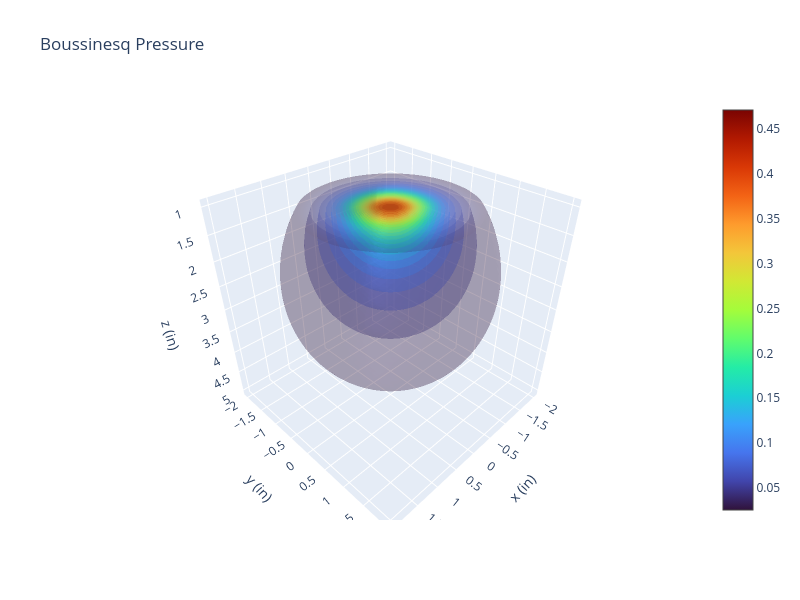

Notebook cell for this chart:
### Code cell
X, Y, Z = np.mgrid[-2:2:40j, -2:2:40j, 1:5:40j]
x, y, z = X.flatten(), Y.flatten(), Z.flatten()

values = [bous(Point_3d(x=ix, y=iy, z=iz)) for ix, iy, iz in zip(x, y, z)]
# for value in values:
#     print(value)

isomin, isomax = find_extreme(values, min), find_extreme(values, max)
print(f"{isomin=}, {isomax=}")
fig = go.Figure(data=go.Volume(
    x=x,
    y=y,
    z=z,
    value=values,
    isomin=(isomin + (isomax - isomin)*0.05),
    isomax=isomax,
    opacity=0.2, # needs to be small to see through all surfaces
    surface_count=25, # needs to be a large number for good volume rendering,
    colorscale='Turbo'
    ))


fig.update_layout(title=f"Boussinesq Pressure",
                  width = 800, height=600,
                  scene=dict(
                      xaxis_title="x (in)",
                      yaxis_title = "y (in)",
                      zaxis_title = "z (in)",
                      zaxis=dict(autorange="reversed")
                    )
                  )
fig.show()

### Figure 1 — Plotly figure (JSON) as saved in the notebook; plotly's stock layout.template omitted (floating-point values rounded to 4 significant figures; data arrays with more than 128 entries replaced by an {"elided": "..."} marker saying what was removed)
{"data": [{"colorscale": [[0.0, "#30123b"], [0.07143, "#4145ab"], [0.1429, "#4675ed"], [0.2143, "#39a2fc"], [0.2857, "#1bcfd4"], [0.3571, "#24eca6"], [0.4286, "#61fc6c"], [0.5, "#a4fc3b"], [0.5714, "#d1e834"], [0.6429, "#f3c63a"], [0.7143, "#fe9b2d"], [0.7857, "#f36315"], [0.8571, "#d93806"], [0.9286, "#b11901"], [1.0, "#7a0402"]], "isomax": 0.4712, "isomin": 0.02543, "opacity": 0.2, "surface": {"count": 25}, "type": "volume", "value": {"elided": "64000 float values"}, "x": {"elided": "64000 float values"}, "y": {"elided": "64000 float values"}, "z": {"elided": "64000 float values"}}], "layout": {"height": 600, "scene": {"xaxis": {"title": {"text": "x (in)"}}, "yaxis": {"title": {"text": "y (in)"}}, "zaxis": {"autorange": "reversed", "title": {"text": "z (in)"}}}, "title": {"text": "Boussinesq Pressure"}, "width": 800}}
